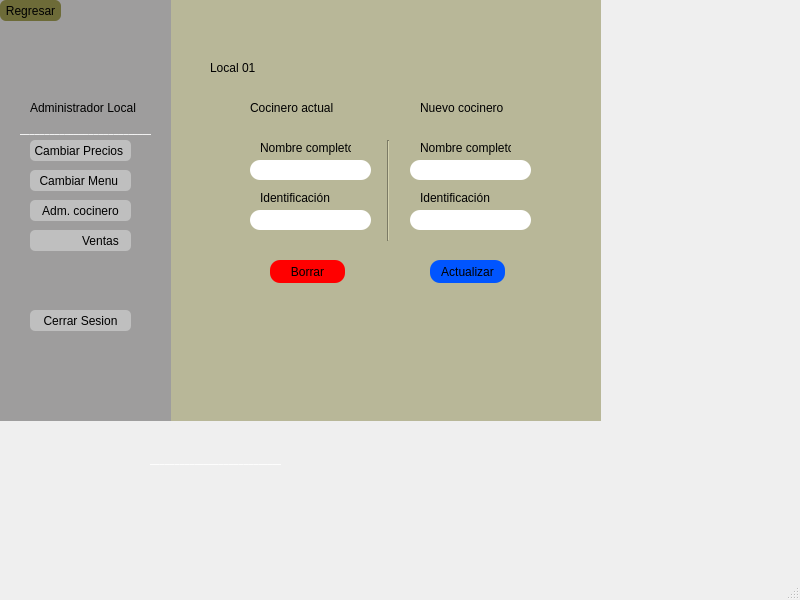
<?xml version="1.0" encoding="UTF-8"?>
<ui version="4.0">
 <class>MainWindow</class>
 <widget class="QMainWindow" name="MainWindow">
  <property name="geometry">
   <rect>
    <x>0</x>
    <y>0</y>
    <width>800</width>
    <height>600</height>
   </rect>
  </property>
  <property name="windowTitle">
   <string>MainWindow</string>
  </property>
  <widget class="QWidget" name="centralwidget">
   <widget class="QWidget" name="widget_10" native="true">
    <property name="geometry">
     <rect>
      <x>0</x>
      <y>0</y>
      <width>601</width>
      <height>421</height>
     </rect>
    </property>
    <property name="styleSheet">
     <string notr="true">background-color: rgb(184, 183, 152);
</string>
    </property>
    <widget class="QWidget" name="widget_14" native="true">
     <property name="geometry">
      <rect>
       <x>0</x>
       <y>0</y>
       <width>171</width>
       <height>451</height>
      </rect>
     </property>
     <property name="styleSheet">
      <string notr="true">background-color: rgb(158, 157, 157);
</string>
     </property>
     <widget class="QLabel" name="label_46">
      <property name="geometry">
       <rect>
        <x>50</x>
        <y>30</y>
        <width>71</width>
        <height>71</height>
       </rect>
      </property>
      <property name="mouseTracking">
       <bool>false</bool>
      </property>
      <property name="autoFillBackground">
       <bool>false</bool>
      </property>
      <property name="styleSheet">
       <string notr="true">border-radius: 10px;</string>
      </property>
      <property name="text">
       <string/>
      </property>
      <property name="pixmap">
       <pixmap>../Imagenes proyecto/administradorlocal.png</pixmap>
      </property>
      <property name="scaledContents">
       <bool>true</bool>
      </property>
      <property name="wordWrap">
       <bool>false</bool>
      </property>
      <property name="openExternalLinks">
       <bool>false</bool>
      </property>
     </widget>
     <widget class="QLabel" name="label_47">
      <property name="geometry">
       <rect>
        <x>30</x>
        <y>100</y>
        <width>111</width>
        <height>16</height>
       </rect>
      </property>
      <property name="styleSheet">
       <string notr="true">font: 87 7pt &quot;Arial Black&quot;;</string>
      </property>
      <property name="text">
       <string>Administrador Local</string>
      </property>
     </widget>
     <widget class="QPushButton" name="pushButton_30">
      <property name="geometry">
       <rect>
        <x>30</x>
        <y>140</y>
        <width>101</width>
        <height>21</height>
       </rect>
      </property>
      <property name="styleSheet">
       <string notr="true">border-radius: 5px;
font: 87 5pt &quot;Arial Black&quot;;
background-color: rgb(191, 191, 191);</string>
      </property>
      <property name="text">
       <string>Cambiar Precios </string>
      </property>
      <property name="icon">
       <iconset>
        <normaloff>../Imagenes proyecto/precio.svg</normaloff>../Imagenes proyecto/precio.svg</iconset>
      </property>
     </widget>
     <widget class="QPushButton" name="pushButton_31">
      <property name="geometry">
       <rect>
        <x>30</x>
        <y>170</y>
        <width>101</width>
        <height>21</height>
       </rect>
      </property>
      <property name="styleSheet">
       <string notr="true">border-radius: 5px;
font: 87 5pt &quot;Arial Black&quot;;
background-color: rgb(191, 191, 191);</string>
      </property>
      <property name="text">
       <string>Cambiar Menu </string>
      </property>
      <property name="icon">
       <iconset>
        <normaloff>../../../Downloads/cambiarmenu.svg</normaloff>../../../Downloads/cambiarmenu.svg</iconset>
      </property>
     </widget>
     <widget class="QPushButton" name="pushButton_32">
      <property name="geometry">
       <rect>
        <x>30</x>
        <y>200</y>
        <width>101</width>
        <height>21</height>
       </rect>
      </property>
      <property name="styleSheet">
       <string notr="true">border-radius: 5px;
font: 87 5pt &quot;Arial Black&quot;;
background-color: rgb(191, 191, 191);</string>
      </property>
      <property name="text">
       <string>Adm. cocinero</string>
      </property>
      <property name="icon">
       <iconset>
        <normaloff>../Imagenes proyecto/Ad.cocinero.svg</normaloff>../Imagenes proyecto/Ad.cocinero.svg</iconset>
      </property>
     </widget>
     <widget class="QPushButton" name="pushButton_33">
      <property name="geometry">
       <rect>
        <x>30</x>
        <y>230</y>
        <width>101</width>
        <height>21</height>
       </rect>
      </property>
      <property name="styleSheet">
       <string notr="true">border-radius: 5px;
font: 87 5pt &quot;Arial Black&quot;;
background-color: rgb(191, 191, 191);</string>
      </property>
      <property name="text">
       <string>            Ventas</string>
      </property>
      <property name="icon">
       <iconset>
        <normaloff>../Imagenes proyecto/opcion2precio.svg</normaloff>../Imagenes proyecto/opcion2precio.svg</iconset>
      </property>
     </widget>
     <widget class="QPushButton" name="pushButton_34">
      <property name="geometry">
       <rect>
        <x>30</x>
        <y>310</y>
        <width>101</width>
        <height>21</height>
       </rect>
      </property>
      <property name="styleSheet">
       <string notr="true">border-radius: 5px;
font: 87 5pt &quot;Arial Black&quot;;
background-color: rgb(191, 191, 191);</string>
      </property>
      <property name="text">
       <string>Cerrar Sesion</string>
      </property>
      <property name="icon">
       <iconset>
        <normaloff>../Imagenes proyecto/cerrarsesion.svg</normaloff>../Imagenes proyecto/cerrarsesion.svg</iconset>
      </property>
     </widget>
     <widget class="QPushButton" name="pushButton_38">
      <property name="geometry">
       <rect>
        <x>0</x>
        <y>0</y>
        <width>61</width>
        <height>21</height>
       </rect>
      </property>
      <property name="styleSheet">
       <string notr="true">border-radius: 6px;
font: 7pt &quot;MS Shell Dlg 2&quot;;
font: 87 5pt &quot;Arial Black&quot;;
background-color: rgb(109, 107, 56);
</string>
      </property>
      <property name="text">
       <string>Regresar</string>
      </property>
      <property name="icon">
       <iconset>
        <normaloff>../Imagenes proyecto/regresar.svg</normaloff>../Imagenes proyecto/regresar.svg</iconset>
      </property>
     </widget>
     <widget class="QLabel" name="label_2">
      <property name="geometry">
       <rect>
        <x>20</x>
        <y>120</y>
        <width>131</width>
        <height>16</height>
       </rect>
      </property>
      <property name="font">
       <font>
        <family>Arial Black</family>
        <weight>75</weight>
        <bold>true</bold>
       </font>
      </property>
      <property name="styleSheet">
       <string notr="true">border: none;
color: #FFFFFF;</string>
      </property>
      <property name="text">
       <string>______________________________</string>
      </property>
     </widget>
    </widget>
    <widget class="QLabel" name="label_48">
     <property name="geometry">
      <rect>
       <x>330</x>
       <y>10</y>
       <width>71</width>
       <height>71</height>
      </rect>
     </property>
     <property name="styleSheet">
      <string notr="true">border-radius: 10px;</string>
     </property>
     <property name="text">
      <string/>
     </property>
     <property name="pixmap">
      <pixmap>../../../logo.png</pixmap>
     </property>
     <property name="scaledContents">
      <bool>true</bool>
     </property>
    </widget>
    <widget class="QLabel" name="label_49">
     <property name="geometry">
      <rect>
       <x>220</x>
       <y>110</y>
       <width>91</width>
       <height>16</height>
      </rect>
     </property>
     <property name="styleSheet">
      <string notr="true">font: 87 7pt &quot;Arial Black&quot;;</string>
     </property>
     <property name="text">
      <string/>
     </property>
    </widget>
    <widget class="QLabel" name="label_50">
     <property name="geometry">
      <rect>
       <x>210</x>
       <y>60</y>
       <width>61</width>
       <height>16</height>
      </rect>
     </property>
     <property name="styleSheet">
      <string notr="true">font: 87 9pt &quot;Arial Black&quot;;</string>
     </property>
     <property name="text">
      <string>Local 01</string>
     </property>
    </widget>
    <widget class="QLabel" name="label_51">
     <property name="geometry">
      <rect>
       <x>260</x>
       <y>140</y>
       <width>91</width>
       <height>16</height>
      </rect>
     </property>
     <property name="styleSheet">
      <string notr="true">font: 87 7pt &quot;Arial Black&quot;;</string>
     </property>
     <property name="text">
      <string>Nombre completo</string>
     </property>
    </widget>
    <widget class="QLabel" name="label">
     <property name="geometry">
      <rect>
       <x>250</x>
       <y>160</y>
       <width>121</width>
       <height>20</height>
      </rect>
     </property>
     <property name="styleSheet">
      <string notr="true">background-color: rgb(255, 255, 255);
border-radius:10px;</string>
     </property>
     <property name="text">
      <string/>
     </property>
    </widget>
    <widget class="QLabel" name="label_52">
     <property name="geometry">
      <rect>
       <x>260</x>
       <y>190</y>
       <width>81</width>
       <height>16</height>
      </rect>
     </property>
     <property name="styleSheet">
      <string notr="true">font: 87 7pt &quot;Arial Black&quot;;</string>
     </property>
     <property name="text">
      <string>Identificación</string>
     </property>
    </widget>
    <widget class="QLabel" name="label_3">
     <property name="geometry">
      <rect>
       <x>250</x>
       <y>210</y>
       <width>121</width>
       <height>20</height>
      </rect>
     </property>
     <property name="styleSheet">
      <string notr="true">background-color: rgb(255, 255, 255);
border-radius:10px;</string>
     </property>
     <property name="text">
      <string/>
     </property>
    </widget>
    <widget class="QPushButton" name="pushButton">
     <property name="geometry">
      <rect>
       <x>270</x>
       <y>260</y>
       <width>75</width>
       <height>23</height>
      </rect>
     </property>
     <property name="styleSheet">
      <string notr="true">background-color: rgb(255, 0, 0);
border-radius:10px;</string>
     </property>
     <property name="text">
      <string>Borrar</string>
     </property>
    </widget>
    <widget class="QPushButton" name="pushButton_2">
     <property name="geometry">
      <rect>
       <x>430</x>
       <y>260</y>
       <width>75</width>
       <height>23</height>
      </rect>
     </property>
     <property name="styleSheet">
      <string notr="true">border-radius:10px;
background-color: rgb(0, 85, 255);</string>
     </property>
     <property name="text">
      <string>Actualizar</string>
     </property>
    </widget>
    <widget class="QLabel" name="label_53">
     <property name="geometry">
      <rect>
       <x>250</x>
       <y>100</y>
       <width>111</width>
       <height>16</height>
      </rect>
     </property>
     <property name="styleSheet">
      <string notr="true">font: 87 9pt &quot;Arial Black&quot;;</string>
     </property>
     <property name="text">
      <string>Cocinero actual</string>
     </property>
    </widget>
    <widget class="QLabel" name="label_54">
     <property name="geometry">
      <rect>
       <x>420</x>
       <y>100</y>
       <width>111</width>
       <height>16</height>
      </rect>
     </property>
     <property name="styleSheet">
      <string notr="true">font: 87 9pt &quot;Arial Black&quot;;</string>
     </property>
     <property name="text">
      <string>Nuevo cocinero </string>
     </property>
    </widget>
    <widget class="QLabel" name="label_5">
     <property name="geometry">
      <rect>
       <x>410</x>
       <y>160</y>
       <width>121</width>
       <height>20</height>
      </rect>
     </property>
     <property name="styleSheet">
      <string notr="true">background-color: rgb(255, 255, 255);
border-radius:10px;</string>
     </property>
     <property name="text">
      <string/>
     </property>
    </widget>
    <widget class="QLabel" name="label_6">
     <property name="geometry">
      <rect>
       <x>410</x>
       <y>210</y>
       <width>121</width>
       <height>20</height>
      </rect>
     </property>
     <property name="styleSheet">
      <string notr="true">background-color: rgb(255, 255, 255);
border-radius:10px;</string>
     </property>
     <property name="text">
      <string/>
     </property>
    </widget>
    <widget class="QLabel" name="label_55">
     <property name="geometry">
      <rect>
       <x>420</x>
       <y>190</y>
       <width>81</width>
       <height>16</height>
      </rect>
     </property>
     <property name="styleSheet">
      <string notr="true">font: 87 7pt &quot;Arial Black&quot;;</string>
     </property>
     <property name="text">
      <string>Identificación</string>
     </property>
    </widget>
    <widget class="QLabel" name="label_56">
     <property name="geometry">
      <rect>
       <x>420</x>
       <y>140</y>
       <width>91</width>
       <height>16</height>
      </rect>
     </property>
     <property name="styleSheet">
      <string notr="true">font: 87 7pt &quot;Arial Black&quot;;</string>
     </property>
     <property name="text">
      <string>Nombre completo</string>
     </property>
    </widget>
    <widget class="Line" name="line">
     <property name="geometry">
      <rect>
       <x>380</x>
       <y>140</y>
       <width>16</width>
       <height>101</height>
      </rect>
     </property>
     <property name="styleSheet">
      <string notr="true">color: black;
gridline-color: rgb(0, 0, 0);</string>
     </property>
     <property name="orientation">
      <enum>Qt::Vertical</enum>
     </property>
    </widget>
   </widget>
   <widget class="QLabel" name="label_4">
    <property name="geometry">
     <rect>
      <x>150</x>
      <y>450</y>
      <width>131</width>
      <height>16</height>
     </rect>
    </property>
    <property name="font">
     <font>
      <family>Arial Black</family>
      <weight>75</weight>
      <bold>true</bold>
     </font>
    </property>
    <property name="styleSheet">
     <string notr="true">border: none;
color: #FFFFFF;</string>
    </property>
    <property name="text">
     <string>______________________________</string>
    </property>
   </widget>
  </widget>
  <widget class="QMenuBar" name="menubar">
   <property name="geometry">
    <rect>
     <x>0</x>
     <y>0</y>
     <width>800</width>
     <height>21</height>
    </rect>
   </property>
  </widget>
  <widget class="QStatusBar" name="statusbar"/>
 </widget>
 <resources/>
 <connections/>
</ui>
